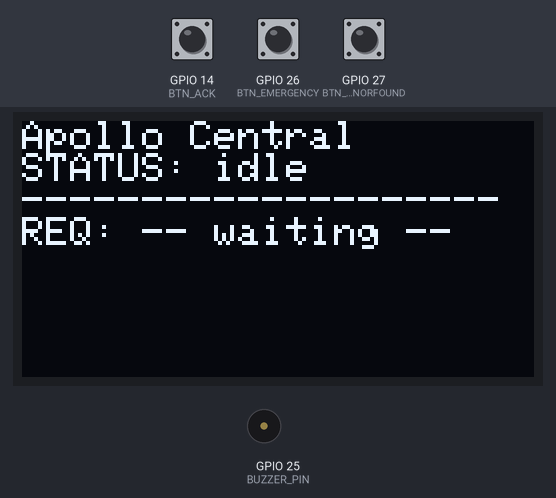
Simulated run of this sketch. Board: ESP32. On the bench: 128×64 one-colour display, buzzer (waves = sounding). The inputs (shaded band) are chosen by the test bench; at power-on: GPIO 14 (BTN_ACK) HIGH, GPIO 27 (BTN_DONORFOUND) HIGH, GPIO 26 (BTN_EMERGENCY) HIGH. WiFi joins after 1.5 s; servers stay silent unless stated.

Above: at 2.7 s.
2.8 s: GPIO 14 (BTN_ACK) pulled LOW for 1 s
At 2.96 s:
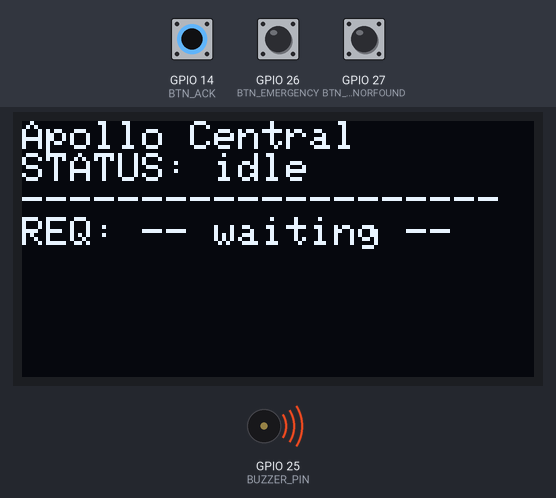
5.5 s: GPIO 27 (BTN_DONORFOUND) pulled LOW for 1 s
At 5.9 s:
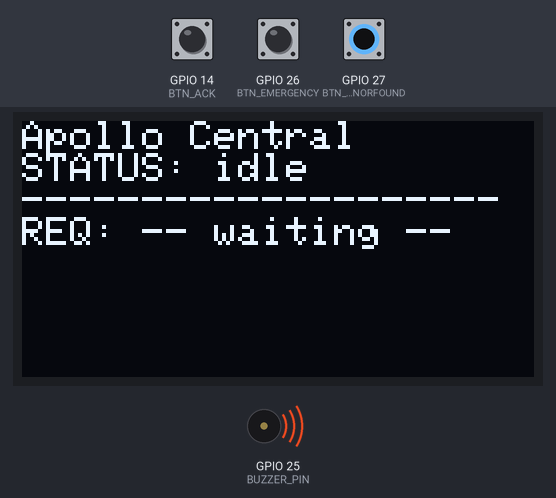
8.2 s: GPIO 27 (BTN_DONORFOUND) pulled LOW for 3.2 s
At 12.6 s:
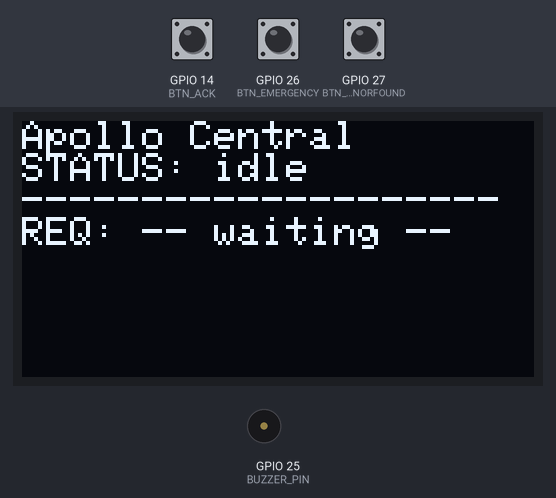
12.9 s: GPIO 14 (BTN_ACK) pulled LOW for 3.2 s
At 13.06 s:
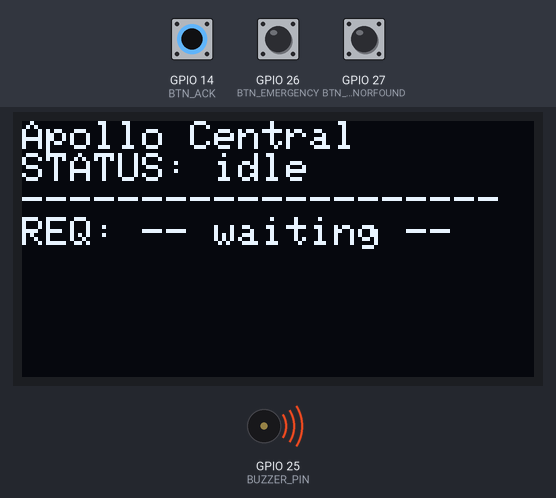
Timing chart, 0 to 17.6 s (numbered marks = the images above; inputs shaded):
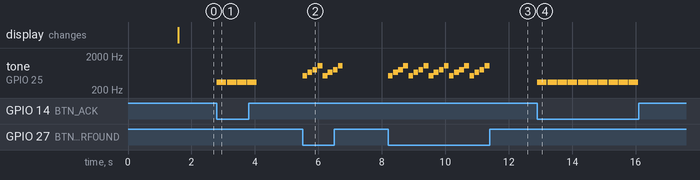

Measured:
- after the input at 2.8 s, tone on GPIO 25 (BUZZER_PIN): alternates 340 Hz for 0.30 s and silent for 0.02 s, 8 changes in all, then stays silent, starting at once
- after the input at 5.5 s, tone on GPIO 25 (BUZZER_PIN): plays 523 Hz for 0.15 s, 659 Hz for 0.15 s, 784 Hz for 0.15 s, 1047 Hz for 0.15 s, 523 Hz for 0.15 s, 659 Hz for 0.15 s … (8 notes in this stretch), starting at once
- after the input at 8.2 s, tone on GPIO 25 (BUZZER_PIN): silent → 523 Hz at once, then repeats every 0.64 s: silent 0.01 s, 659 Hz 0.15 s, silent 0.01 s, 784 Hz 0.15 s, silent 0.01 s, 1047 Hz 0.15 s, silent 0.01 s, 523 Hz 0.15 s, until it stays silent from 11.4 s
- after the input at 12.9 s, tone on GPIO 25 (BUZZER_PIN): alternates 340 Hz for 0.30 s and silent for 0.02 s, 20 changes in all, then stays silent, starting at once

The sketch:

esp32_emergency_firmware_1.ino
```cpp
/*
  Q-TRANSPLANT — Hospital Emergency Device Firmware (ESP32)
  ------------------------------------------------------------
  Hardware:
    - SSD1306 OLED (I2C, 128x32 or 128x64)
    - Buzzer on BUZZER_PIN (active or passive — see tone() calls)
    - EMERGENCY button, DONOR_FOUND button, ACK button (debounced, INPUT_PULLUP)
    - Kept on a permanent USB/data cable to the hospital terminal so requirement
      text typed on the web dashboard streams straight to the OLED in real time.

  Libraries required (Library Manager):
    - Adafruit_GFX, Adafruit_SSD1306
    - WebSockets by Markus Sattler (arduinoWebSockets)
    - ArduinoJson

  SECRETS: this file must never contain a real WiFi password or device
  token. Copy config_secrets.example.h to config_secrets.h (gitignored),
  fill in your real values there, and this file includes it below. If
  you don't create config_secrets.h, the build still compiles using the
  safe placeholder defaults declared here (device just won't connect to
  anything real). Get a real device token from an authorized account via
  POST /api/v1/devices/provision — never invent one.
*/

#include <WiFi.h>
#include <WebSocketsClient.h>
#include <ArduinoJson.h>
#include <Wire.h>
#include <Adafruit_GFX.h>
#include <Adafruit_SSD1306.h>

// ---------- CONFIG ----------
// Defaults are placeholders on purpose — never commit real credentials here.
// Override them in config_secrets.h (see config_secrets.example.h), which
// is gitignored and loaded below if present.
#ifndef WIFI_SSID
#define WIFI_SSID   "your-wifi-ssid"
#endif
#ifndef WIFI_PASS
#define WIFI_PASS   "your-wifi-password"
#endif
#ifndef DEVICE_TOKEN
#define DEVICE_TOKEN  "your-device-token-from-provision-endpoint"
#endif
#if __has_include("config_secrets.h")
#include "config_secrets.h"
#endif
const char* WS_HOST     = "your-backend-host.example.com";
const uint16_t WS_PORT  = 443;
const char* WS_PATH     = "/api/v1/emergency/ws";
const char* HOSPITAL_ID = "h1";
const char* HOSPITAL_NAME = "Apollo Central";

#define OLED_WIDTH 128
#define OLED_HEIGHT 64
#define BUZZER_PIN   25
#define BTN_EMERGENCY 26
#define BTN_DONORFOUND 27
#define BTN_ACK       14

Adafruit_SSD1306 display(OLED_WIDTH, OLED_HEIGHT, &Wire, -1);
WebSocketsClient webSocket;

String currentStatus = "idle";
String currentRequirement = "";
unsigned long lastBuzz = 0;
bool buzzing = false;
unsigned long lastDebounce[3] = {0,0,0};
const unsigned long DEBOUNCE_MS = 250;

// ---------- SOUND PATTERNS ----------
void soundAmbulance() {
  // wail: sweep low->high->low, called repeatedly while status == emergency
  for (int f = 500; f <= 1000; f += 40) { tone(BUZZER_PIN, f); delay(8); }
  for (int f = 1000; f >= 500; f -= 40) { tone(BUZZER_PIN, f); delay(8); }
  noTone(BUZZER_PIN);
}

void soundDonorFoundChime() {
  int notes[] = {523, 659, 784, 1047};
  for (int i = 0; i < 4; i++) { tone(BUZZER_PIN, notes[i], 150); delay(160); }
  noTone(BUZZER_PIN);
}

void soundAcknowledgeOff() {
  tone(BUZZER_PIN, 340, 300);
  delay(320);
  noTone(BUZZER_PIN);
}

// ---------- OLED ----------
void renderOled() {
  display.clearDisplay();
  display.setTextSize(1);
  display.setTextColor(SSD1306_WHITE);
  display.setCursor(0,0);
  display.println(HOSPITAL_NAME);
  display.print("STATUS: ");
  display.println(currentStatus);
  display.println("--------------------");
  display.print("REQ: ");
  display.println(currentRequirement.length() ? currentRequirement : "-- waiting --");
  display.display();
}

// ---------- WEBSOCKET ----------
void sendEvent(const char* type, const char* requirement = nullptr, const char* target = nullptr) {
  StaticJsonDocument<256> doc;
  doc["type"] = type;
  doc["hospital_id"] = HOSPITAL_ID;
  doc["hospital_name"] = HOSPITAL_NAME;
  if (requirement) doc["requirement"] = requirement;
  if (target) doc["target_hospital_id"] = target;
  String out;
  serializeJson(doc, out);
  webSocket.sendTXT(out);
}

void onWsEvent(WStype_t type, uint8_t* payload, size_t length) {
  if (type != WStype_TEXT) return;
  StaticJsonDocument<2048> doc;
  if (deserializeJson(doc, payload, length)) return;
  if (String((const char*)doc["type"]) != "state") return;

  JsonObject me = doc["hospitals"][HOSPITAL_ID];
  if (!me.isNull()) {
    currentStatus = me["status"].as<String>();
    currentRequirement = me["requirement"].as<String>();
  }

  // if ANY hospital besides us is in emergency, buzz like the web dashboard does
  bool anyoneElseEmergency = false;
  for (JsonPair kv : doc["hospitals"].as<JsonObject>()) {
    if (String(kv.key().c_str()) != HOSPITAL_ID &&
        String(kv.value()["status"].as<const char*>()) == "emergency") {
      anyoneElseEmergency = true;
    }
  }
  buzzing = anyoneElseEmergency || currentStatus == "emergency";
  renderOled();
}

// ---------- SETUP / LOOP ----------
void setup() {
  Serial.begin(115200);
  pinMode(BUZZER_PIN, OUTPUT);
  pinMode(BTN_EMERGENCY, INPUT_PULLUP);
  pinMode(BTN_DONORFOUND, INPUT_PULLUP);
  pinMode(BTN_ACK, INPUT_PULLUP);

  display.begin(SSD1306_SWITCHCAPVCC, 0x3C);
  display.clearDisplay();
  display.setTextColor(SSD1306_WHITE);
  display.setCursor(0,0);
  display.println("Connecting WiFi...");
  display.display();

  WiFi.begin(WIFI_SSID, WIFI_PASS);
  while (WiFi.status() != WL_CONNECTED) { delay(300); }

  String path = String(WS_PATH) + "?hospital_id=" + HOSPITAL_ID + "&device_token=" + DEVICE_TOKEN;
  webSocket.beginSSL(WS_HOST, WS_PORT, path.c_str());
  webSocket.onEvent(onWsEvent);
  webSocket.setReconnectInterval(3000);

  renderOled();
}

void loop() {
  webSocket.loop();

  unsigned long t = millis();

  if (digitalRead(BTN_EMERGENCY) == LOW && t - lastDebounce[0] > DEBOUNCE_MS) {
    lastDebounce[0] = t;
    sendEvent("emergency", currentRequirement.c_str());
  }
  if (digitalRead(BTN_DONORFOUND) == LOW && t - lastDebounce[1] > DEBOUNCE_MS) {
    lastDebounce[1] = t;
    sendEvent("donor_found"); // in production, prompt/select which hospital this responds to
    soundDonorFoundChime();
  }
  if (digitalRead(BTN_ACK) == LOW && t - lastDebounce[2] > DEBOUNCE_MS) {
    lastDebounce[2] = t;
    sendEvent("acknowledge");
    soundAcknowledgeOff();
  }

  if (buzzing && t - lastBuzz > 900) {
    lastBuzz = t;
    soundAmbulance();
  }
}
```

config_secrets.example.h
```cpp
// Copy this file to config_secrets.h (same folder) and fill in real values.
// config_secrets.h is gitignored — it will never be committed.
// Get a real device token from an authorized hospital/organizer account via
// POST /api/v1/devices/provision — never invent one or reuse this example.

#define WIFI_SSID   "your-real-wifi-ssid"
#define WIFI_PASS   "your-real-wifi-password"
#define DEVICE_TOKEN  "token-returned-by-devices-provision-endpoint"
```
